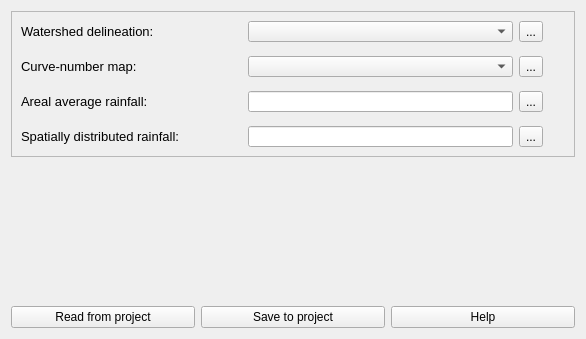
              <widget class="QWidget" name="scrollAreaWidgetContents_2">
               <property name="geometry">
                <rect>
                 <x>0</x>
                 <y>0</y>
                 <width>586</width>
                 <height>339</height>
                </rect>
               </property>
               <layout class="QGridLayout" name="gridLayout_14">
                <item row="0" column="0">
                 <widget class="QFrame" name="frame_3">
                  <property name="frameShape">
                   <enum>QFrame::StyledPanel</enum>
                  </property>
                  <property name="frameShadow">
                   <enum>QFrame::Raised</enum>
                  </property>
                  <layout class="QGridLayout" name="gridLayout_26">
                   <item row="0" column="0">
                    <layout class="QVBoxLayout" name="verticalLayout_5">
                     <item>
                      <layout class="QGridLayout" name="gridLayout_21">
                       <item row="0" column="0">
                        <widget class="QLabel" name="label_28">
                         <property name="text">
                          <string>&lt;html&gt;&lt;head/&gt;&lt;body&gt;&lt;p align=&quot;justify&quot;&gt;&lt;span style=&quot; font-size:10pt;&quot;&gt;Watershed delineation:&lt;/span&gt;&lt;/p&gt;&lt;/body&gt;&lt;/html&gt;</string>
                         </property>
                        </widget>
                       </item>
                       <item row="0" column="3">
                        <widget class="QLabel" name="label_27">
                         <property name="sizePolicy">
                          <sizepolicy hsizetype="Preferred" vsizetype="Preferred">
                           <horstretch>0</horstretch>
                           <verstretch>0</verstretch>
                          </sizepolicy>
                         </property>
                         <property name="minimumSize">
                          <size>
                           <width>16</width>
                           <height>16</height>
                          </size>
                         </property>
                         <property name="maximumSize">
                          <size>
                           <width>16</width>
                           <height>16</height>
                          </size>
                         </property>
                         <property name="toolTip">
                          <string>&lt;html&gt;&lt;head/&gt;&lt;body&gt;&lt;p align=&quot;justify&quot;&gt;Add your watershed delineation. The file might be a raster type, specifically an Idrisi raster format (.rst).&lt;/p&gt;&lt;/body&gt;&lt;/html&gt;</string>
                         </property>
                         <property name="text">
                          <string/>
                         </property>
                         <property name="pixmap">
                          <pixmap resource="resources.qrc">:/plugins/hidroPixel/icons/icons/info(2).png</pixmap>
                         </property>
                         <property name="scaledContents">
                          <bool>true</bool>
                         </property>
                        </widget>
                       </item>
                       <item row="0" column="1">
                        <widget class="QComboBox" name="cb_1_pg2">
                         <property name="minimumSize">
                          <size>
                           <width>265</width>
                           <height>20</height>
                          </size>
                         </property>
                         <property name="maximumSize">
                          <size>
                           <width>265</width>
                           <height>24</height>
                          </size>
                         </property>
                        </widget>
                       </item>
                       <item row="0" column="2">
                        <widget class="QToolButton" name="tbtn_pg2_1">
                         <property name="toolTip">
                          <string>&lt;html&gt;&lt;head/&gt;&lt;body&gt;&lt;p&gt;Add the watershed delineation. The file must be a raster type (geotiff).&lt;/p&gt;&lt;/body&gt;&lt;/html&gt;</string>
                         </property>
                         <property name="text">
                          <string>...</string>
                         </property>
                        </widget>
                       </item>
                      </layout>
                     </item>
                     <item>
                      <spacer name="verticalSpacer_4">
                       <property name="orientation">
                        <enum>Qt::Vertical</enum>
                       </property>
                       <property name="sizeType">
                        <enum>QSizePolicy::Fixed</enum>
                       </property>
                       <property name="sizeHint" stdset="0">
                        <size>
                         <width>20</width>
                         <height>8</height>
                        </size>
                       </property>
                      </spacer>
                     </item>
                     <item>
                      <layout class="QGridLayout" name="gridLayout_22">
                       <item row="1" column="0">
                        <widget class="QLabel" name="label_29">
                         <property name="text">
                          <string>&lt;html&gt;&lt;head/&gt;&lt;body&gt;&lt;p align=&quot;justify&quot;&gt;&lt;span style=&quot; font-size:10pt;&quot;&gt;Curve-number map:&lt;/span&gt;&lt;/p&gt;&lt;/body&gt;&lt;/html&gt;</string>
                         </property>
                        </widget>
                       </item>
                       <item row="1" column="2">
                        <widget class="QToolButton" name="tbtn_pg2_2">
                         <property name="toolTip">
                          <string>&lt;html&gt;&lt;head/&gt;&lt;body&gt;&lt;p&gt;Add the Curve-number map. The file must be a raster type (geotiff).&lt;/p&gt;&lt;/body&gt;&lt;/html&gt;</string>
                         </property>
                         <property name="text">
                          <string>...</string>
                         </property>
                        </widget>
                       </item>
                       <item row="1" column="1">
                        <widget class="QComboBox" name="cb_2_pg2">
                         <property name="minimumSize">
                          <size>
                           <width>265</width>
                           <height>20</height>
                          </size>
                         </property>
                         <property name="maximumSize">
                          <size>
                           <width>265</width>
                           <height>24</height>
                          </size>
                         </property>
                        </widget>
                       </item>
                       <item row="1" column="3">
                        <widget class="QLabel" name="label_33">
                         <property name="sizePolicy">
                          <sizepolicy hsizetype="Preferred" vsizetype="Preferred">
                           <horstretch>0</horstretch>
                           <verstretch>0</verstretch>
                          </sizepolicy>
                         </property>
                         <property name="minimumSize">
                          <size>
                           <width>16</width>
                           <height>16</height>
                          </size>
                         </property>
                         <property name="maximumSize">
                          <size>
                           <width>16</width>
                           <height>16</height>
                          </size>
                         </property>
                         <property name="toolTip">
                          <string>&lt;html&gt;&lt;head/&gt;&lt;body&gt;&lt;p align=&quot;justify&quot;&gt;Will&lt;/p&gt;&lt;/body&gt;&lt;/html&gt;</string>
                         </property>
                         <property name="text">
                          <string/>
                         </property>
                         <property name="pixmap">
                          <pixmap resource="resources.qrc">:/plugins/hidroPixel/icons/icons/info(2).png</pixmap>
                         </property>
                         <property name="scaledContents">
                          <bool>true</bool>
                         </property>
                        </widget>
                       </item>
                      </layout>
                     </item>
                     <item>
                      <spacer name="verticalSpacer_11">
                       <property name="orientation">
                        <enum>Qt::Vertical</enum>
                       </property>
                       <property name="sizeType">
                        <enum>QSizePolicy::Fixed</enum>
                       </property>
                       <property name="sizeHint" stdset="0">
                        <size>
                         <width>20</width>
                         <height>8</height>
                        </size>
                       </property>
                      </spacer>
                     </item>
                     <item>
                      <layout class="QGridLayout" name="gridLayout_24">
                       <item row="0" column="0">
                        <widget class="QLabel" name="label_31">
                         <property name="text">
                          <string>&lt;html&gt;&lt;head/&gt;&lt;body&gt;&lt;p align=&quot;justify&quot;&gt;&lt;span style=&quot; font-size:10pt;&quot;&gt;Areal average rainfall:&lt;/span&gt;&lt;/p&gt;&lt;/body&gt;&lt;/html&gt;</string>
                         </property>
                        </widget>
                       </item>
                       <item row="0" column="2">
                        <widget class="QToolButton" name="tbtn_pg2_3">
                         <property name="text">
                          <string>...</string>
                         </property>
                        </widget>
                       </item>
                       <item row="0" column="3">
                        <widget class="QLabel" name="label_35">
                         <property name="sizePolicy">
                          <sizepolicy hsizetype="Preferred" vsizetype="Preferred">
                           <horstretch>0</horstretch>
                           <verstretch>0</verstretch>
                          </sizepolicy>
                         </property>
                         <property name="minimumSize">
                          <size>
                           <width>16</width>
                           <height>16</height>
                          </size>
                         </property>
                         <property name="maximumSize">
                          <size>
                           <width>16</width>
                           <height>16</height>
                          </size>
                         </property>
                         <property name="toolTip">
                          <string>&lt;html&gt;&lt;head/&gt;&lt;body&gt;&lt;p&gt;Add the file containing the average rainfall for the watershed.&lt;/p&gt;&lt;/body&gt;&lt;/html&gt;</string>
                         </property>
                         <property name="text">
                          <string/>
                         </property>
                         <property name="pixmap">
                          <pixmap resource="resources.qrc">:/plugins/hidroPixel/icons/icons/info(2).png</pixmap>
                         </property>
                         <property name="scaledContents">
                          <bool>true</bool>
                         </property>
                        </widget>
                       </item>
                       <item row="0" column="1">
                        <widget class="QLineEdit" name="le_3_pg2">
                         <property name="sizePolicy">
                          <sizepolicy hsizetype="Minimum" vsizetype="Fixed">
                           <horstretch>0</horstretch>
                           <verstretch>0</verstretch>
                          </sizepolicy>
                         </property>
                         <property name="minimumSize">
                          <size>
                           <width>265</width>
                           <height>20</height>
                          </size>
                         </property>
                         <property name="maximumSize">
                          <size>
                           <width>265</width>
                           <height>24</height>
                          </size>
                         </property>
                         <property name="clearButtonEnabled">
                          <bool>true</bool>
                         </property>
                        </widget>
                       </item>
                      </layout>
                     </item>
                     <item>
                      <spacer name="verticalSpacer_12">
                       <property name="orientation">
                        <enum>Qt::Vertical</enum>
                       </property>
                       <property name="sizeType">
                        <enum>QSizePolicy::Fixed</enum>
                       </property>
                       <property name="sizeHint" stdset="0">
                        <size>
                         <width>20</width>
                         <height>8</height>
                        </size>
                       </property>
                      </spacer>
                     </item>
                     <item>
                      <layout class="QGridLayout" name="gridLayout_25">
                       <item row="0" column="0">
                        <widget class="QLabel" name="label_32">
                         <property name="text">
                          <string>&lt;html&gt;&lt;head/&gt;&lt;body&gt;&lt;p align=&quot;justify&quot;&gt;&lt;span style=&quot; font-size:10pt;&quot;&gt;Spatially distributed rainfall:&lt;/span&gt;&lt;/p&gt;&lt;/body&gt;&lt;/html&gt;</string>
                         </property>
                        </widget>
                       </item>
                       <item row="0" column="1">
                        <widget class="QLineEdit" name="le_4_pg2">
                         <property name="sizePolicy">
                          <sizepolicy hsizetype="Minimum" vsizetype="Fixed">
                           <horstretch>0</horstretch>
                           <verstretch>0</verstretch>
                          </sizepolicy>
                         </property>
                         <property name="minimumSize">
                          <size>
                           <width>265</width>
                           <height>20</height>
                          </size>
                         </property>
                         <property name="maximumSize">
                          <size>
                           <width>265</width>
                           <height>24</height>
                          </size>
                         </property>
                         <property name="clearButtonEnabled">
                          <bool>true</bool>
                         </property>
                        </widget>
                       </item>
                       <item row="0" column="2">
                        <widget class="QToolButton" name="tbtn_pg2_4">
                         <property name="text">
                          <string>...</string>
                         </property>
                        </widget>
                       </item>
                       <item row="0" column="3">
                        <widget class="QLabel" name="label_36">
                         <property name="sizePolicy">
                          <sizepolicy hsizetype="Preferred" vsizetype="Preferred">
                           <horstretch>0</horstretch>
                           <verstretch>0</verstretch>
                          </sizepolicy>
                         </property>
                         <property name="minimumSize">
                          <size>
                           <width>16</width>
                           <height>16</height>
                          </size>
                         </property>
                         <property name="maximumSize">
                          <size>
                           <width>16</width>
                           <height>16</height>
                          </size>
                         </property>
                         <property name="toolTip">
                          <string>&lt;html&gt;&lt;head/&gt;&lt;body&gt;&lt;p&gt;Add a .txt file containing spatially distributed rainfall data for the watershed.&lt;/p&gt;&lt;/body&gt;&lt;/html&gt;</string>
                         </property>
                         <property name="text">
                          <string/>
                         </property>
                         <property name="pixmap">
                          <pixmap resource="resources.qrc">:/plugins/hidroPixel/icons/icons/info(2).png</pixmap>
                         </property>
                         <property name="scaledContents">
                          <bool>true</bool>
                         </property>
                        </widget>
                       </item>
                      </layout>
                     </item>
                    </layout>
                   </item>
                  </layout>
                 </widget>
                </item>
                <item row="2" column="0">
                 <layout class="QGridLayout" name="gridLayout_44">
                  <item row="0" column="2">
                   <widget class="QPushButton" name="btn_help_pg2">
                    <property name="text">
                     <string notr="true">Help</string>
                    </property>
                   </widget>
                  </item>
                  <item row="0" column="1">
                   <widget class="QPushButton" name="btn_save_file_pg2">
                    <property name="text">
                     <string notr="true">Save to project</string>
                    </property>
                   </widget>
                  </item>
                  <item row="0" column="0">
                   <widget class="QPushButton" name="btn_read_pg2">
                    <property name="text">
                     <string notr="true">Read from project</string>
                    </property>
                   </widget>
                  </item>
                 </layout>
                </item>
                <item row="1" column="0">
                 <spacer name="verticalSpacer_5">
                  <property name="orientation">
                   <enum>Qt::Vertical</enum>
                  </property>
                  <property name="sizeHint" stdset="0">
                   <size>
                    <width>20</width>
                    <height>40</height>
                   </size>
                  </property>
                 </spacer>
                </item>
               </layout>
              </widget>
